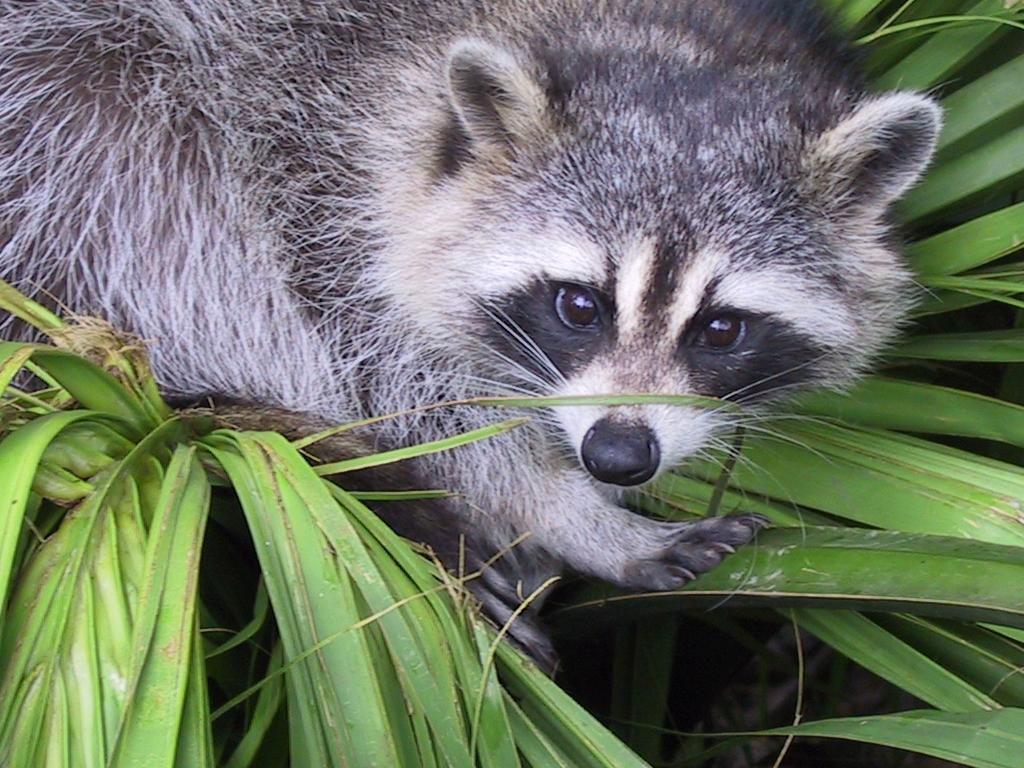
#> input picture Python_DataScience/Python1/ex04/animal.jpeg, 1024 x 768 px
$ python load_image.py
#> lines starting #> are read from the running program, lines starting #| are printed output that depends on the picture
# load_image.py

import cv2

def load_and_transpose_image(image_path):
    """
    Loads an image from the specified path, extracts a square part, and transposes it.

    Args:
        image_path (str): The path to the input image.

    Returns:
        transposed_image (numpy.ndarray): The transposed image.
    """
#> called with image_path = 'animal.jpeg'

    # Load the image
    image = cv2.imread(image_path, cv2.IMREAD_GRAYSCALE)
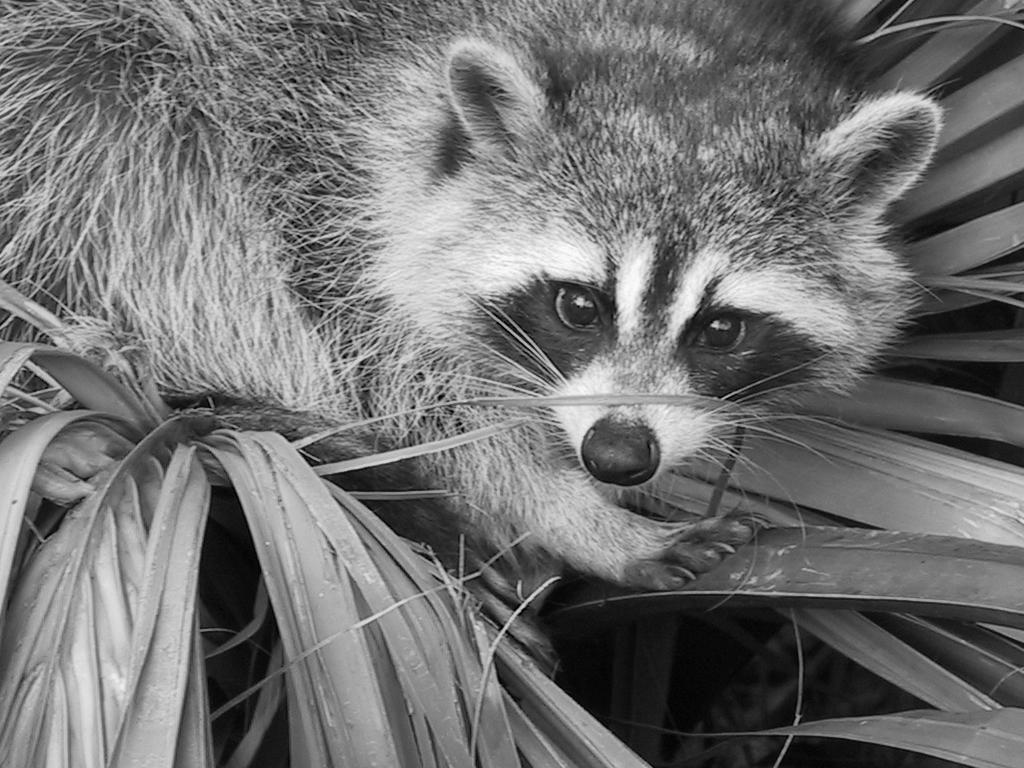
#> image: shape (768, 1024); min 0, max 254, mean 113.8

    # Extract a square part (let's assume we want the top-left corner)
    square_part = image[:400, :400]
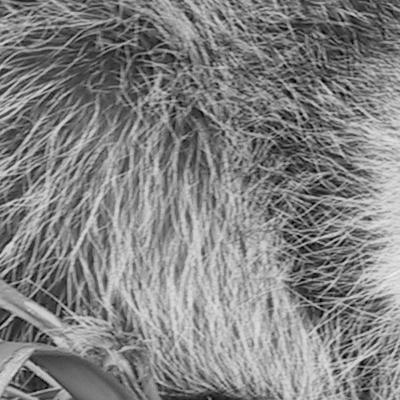
#> square_part: shape (400, 400); min 0, max 243, mean 130.7

    # Transpose the square part
    transposed_image = cv2.transpose(square_part)
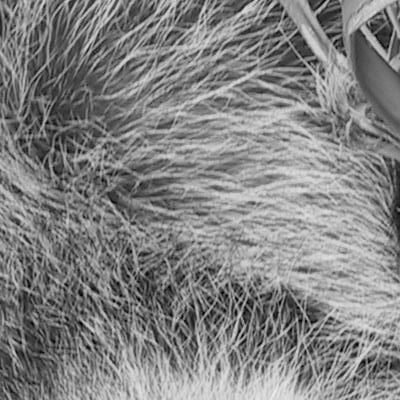
#> transposed_image: shape (400, 400); min 0, max 243, mean 130.7

    return transposed_image

if __name__ == "__main__":
    image_path = "animal.jpeg"
    transposed_image = load_and_transpose_image(image_path)

    # Display the transposed image
    cv2.imshow("Transposed Image", transposed_image)
    cv2.waitKey(0)
    cv2.destroyAllWindows()

    # Print the shape of the transposed image
    shape = transposed_image.shape
#> shape = (400, 400)
    print(f"The shape of image is: ({shape[0]}, {shape[1]})")
#| The shape of image is: (400, 400)

    # Print the data of the transposed image
    print("Data of the image after transpose:")
    print(transposed_image)
#> (printed output is left out)
